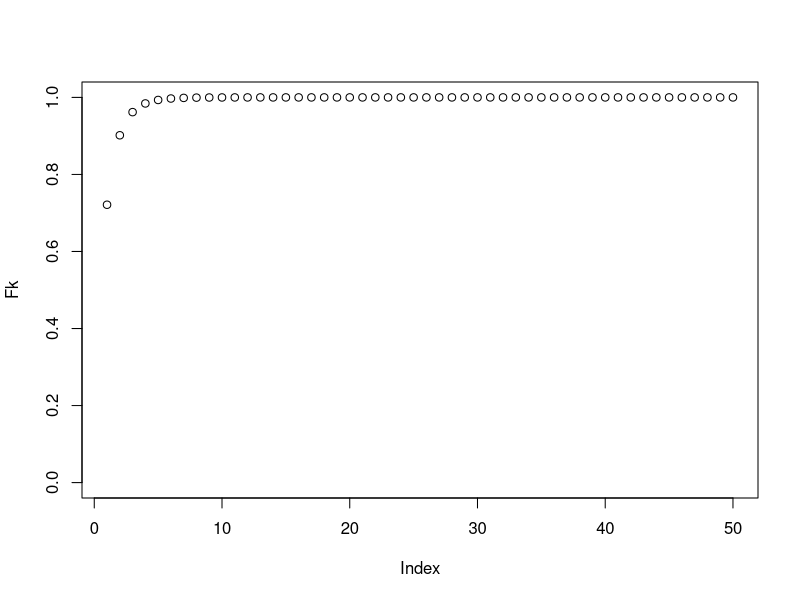
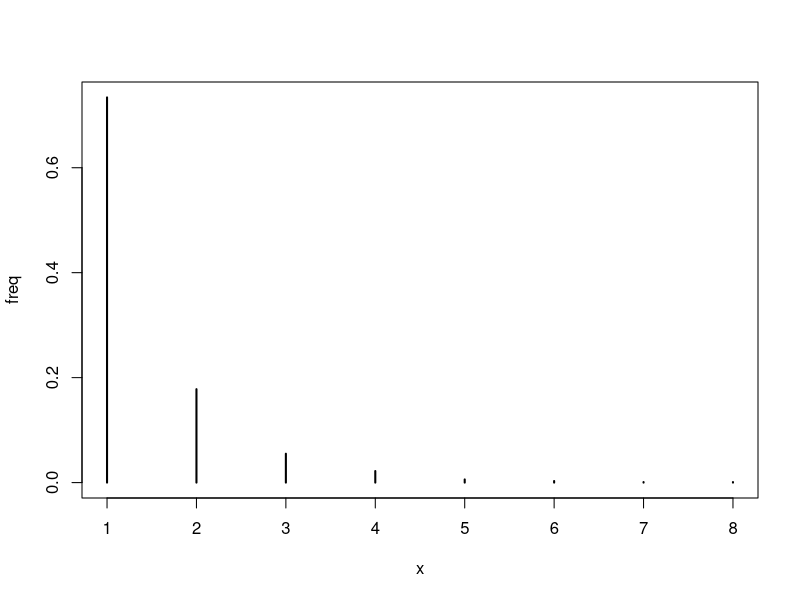
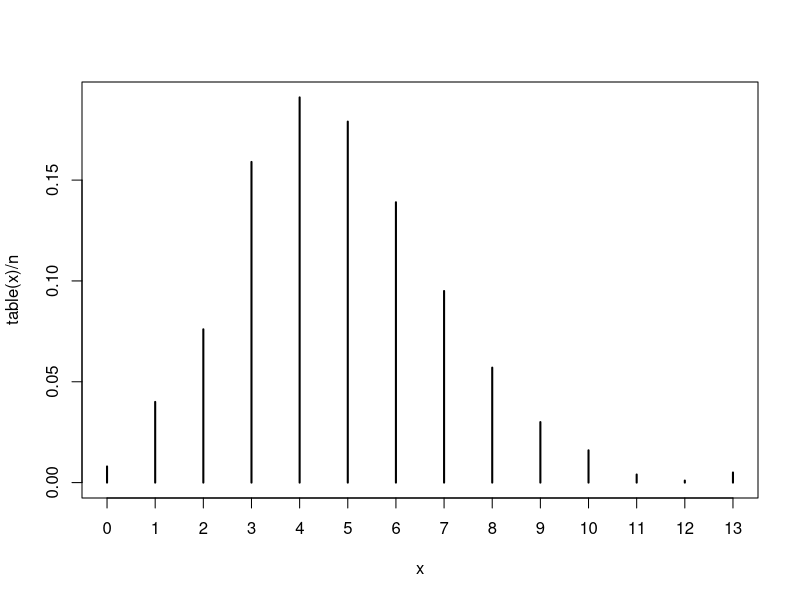
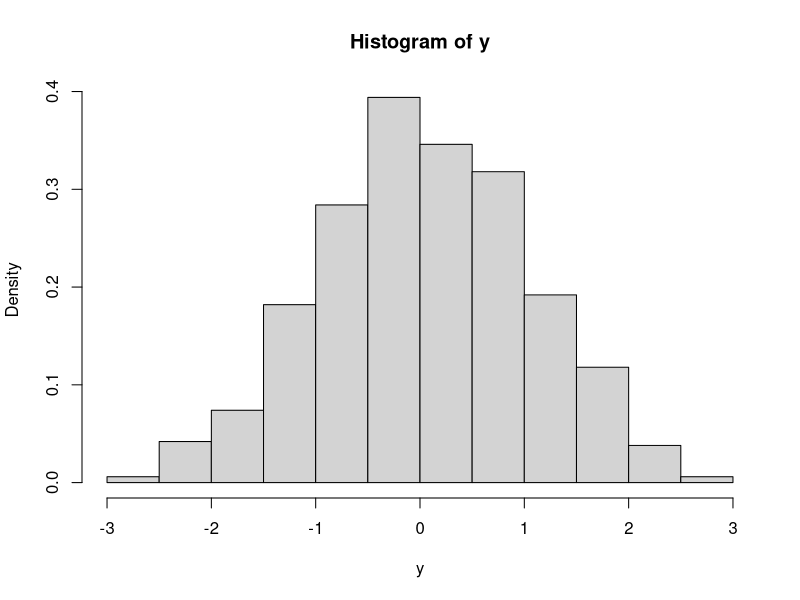
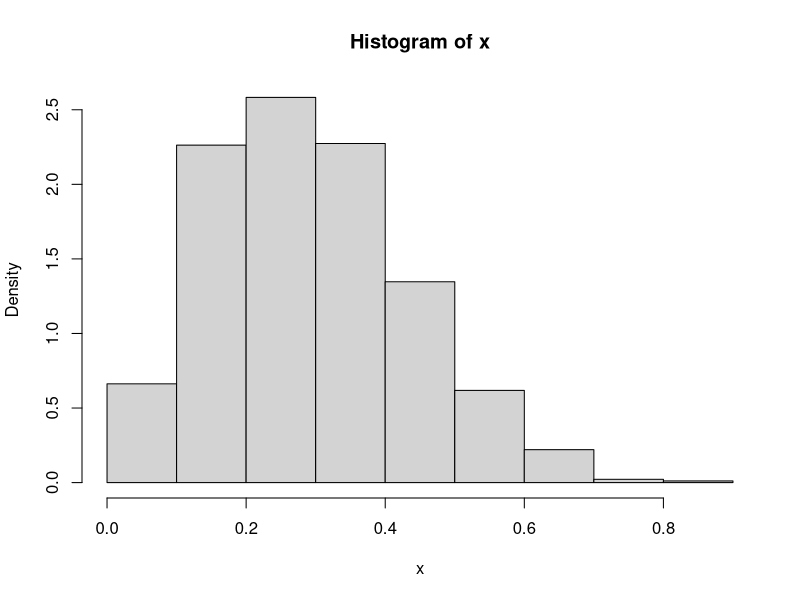

The R script that drew these images, in order:
## ---- chunk 1
theta <- 0.5
u <- runif(1)
k <- 1:50
a <- -1 / log(1 - theta)
fk <- exp(log(a) + k * log(theta) - log(k))
Fk <- cumsum(fk)

Fk
plot(Fk, ylim = 0:1)
## ---- chunk 2
# Função para gerar NPAs logarítmica(theta)

rlogc <- function(n, theta) {
	u <- runif(n)
	N <- ceiling(-16 / log10(theta))
	k <- 1:N
	a <- -1 / log(1 - theta)
	fk <- exp(log(a) + k * log(theta) - log(k))
	Fk <- cumsum(fk)
	x <- integer(n)
	for (i in 1:n) {
		x[i] <- as.integer(sum(u[i] > Fk))
		while (x[i] == N) {
			logf <- log(a) + (N + 1) * log(theta) - log(N + 1)
			fk <- c(fk, exp(logf))
			Fk <- c(Fk, Fk[N] + fk[N + 1])
			N <- N + 1
			x[i] <- as.integer(sum(u[i] > Fk))
		}
	}
	return(x + 1)
}

n <- 1000
theta <- 0.5
x <- rlogc(n, theta)
k <- sort(unique(x))

fmp <- -1 / log(1 - theta) * theta ^ k / k
freq <- table(x) / n
round(rbind(freq, fmp), 3)

plot(freq)
## ---- chunk 3
rpoisson <- function(n, lambda) {
	N <- integer(n)
	for (i in 1:n) {
		Tn <- -log(runif(100)) / lambda
		Sn <- cumsum(Tn)
		N[i] <- min(which(Sn > 1)) - 1
	}
	return(N)
}

n <- 1000
lambda <- 5
x <- rpoisson(n, lambda)
plot(table(x) / n)
## ---- chunk 4
a <- -3
b <- 3
n <- 1000
k <- 0  # contador par aas observações aceitas
j <- 0  # iterações
y <- numeric(n)

while (k < n) {
	x <- rnorm(1)  # valores da N(0, 1)
	j <- j + 1
	if (x >= a & x <= b) {
		# aceita x
		k <- k + 1
		y[k] <- x
	}
}

hist(y, prob = TRUE)
## ---- chunk 5
optimize(f = function(x){dbeta(x, 2.7, 6.3)}, interval = c(0, 1), maximum = TRUE)$objective

Nsim <- 2500
a <- 2.7
b <- 6.3
M <- 2.7

u <- runif(Nsim, max = M)
y <- runif(Nsim)

x <- y[u < dbeta(y, a, b)]

hist(x, probability = TRUE)
